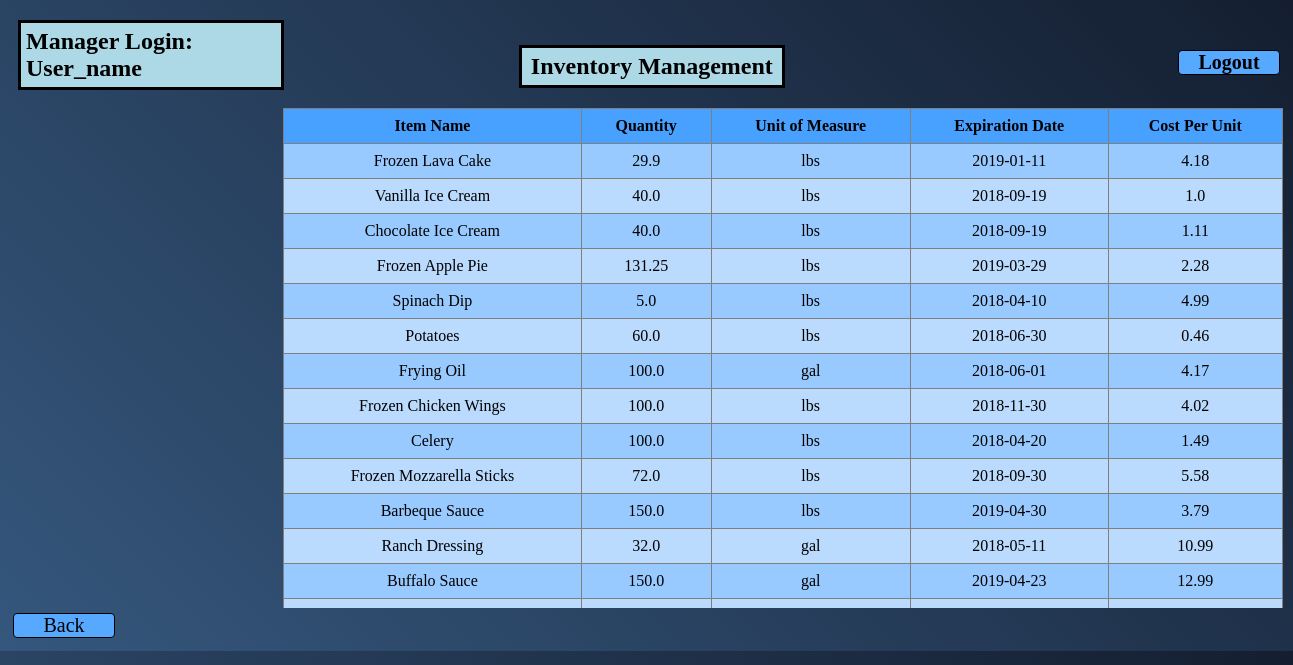
Screenshot of /inventoryPage with the database file from the repository.
### tables this page shows
CREATE TABLE inventory (
    itemName TEXT NOT NULL,
    quantity FLOAT NOT NULL,
    unitOfMeasure TEXT NOT NULL,
    expirationDate TEXT NOT NULL,
    costPerUnit FLOAT NOT NULL,
    expireFlag INTEGER NOT NULL
);

### thing.py (the view)
@app.route('/inventoryPage')
def inventoryPage():
   con = sql.connect("inventory.db")
   cursor = con.execute("SELECT itemName, quantity, unitOfMeasure, expirationDate, costPerUnit FROM inventory")
   return render_template("inventoryPage.html", rows = cursor.fetchall())

### templates/inventoryPage.html (shortened to what this page needs)
<!DOCTYPE html>
<html>
    <head>
    </head>
    <body>
        <div id="login_display">
                <h2><p class="headr">Manager Login: User_name</p>
                    <span><a href="{{url_for('mainmenu1')}}"id="logout2" class="returnBtn" style="float: right" > <span> Logout</span></a></span></h2>
                    <h2><p class="pageName">Inventory Management</p></h2>
        </div>
        <div id="tbl">
            <table border = 1>
                <thead>
                    <tr>
                        <th>Item Name</th>
                        <th>Quantity</th>
                        <th>Unit of Measure</th>
                        <th>Expiration Date</th>
                        <th>Cost Per Unit</th>
                    </tr>
                </thead>
                <tbody>
                    {% for row in rows %}
                    <tr>
                        <td>{{row[0]}}</td>
                        <td>{{row[1]}}</td>
                        <td>{{row[2]}}</td>
                        <td>{{row[3]}}</td>
                        <td>{{row[4]}}</td>
                    </tr>
                    {% endfor %}
                </tbody>
            </table>
        </div>
        <div id="home_page">
                <a href="{{url_for('inventorymenu1')}}" id="home" class="returnBtn" > <span> Back</span></a>
            </div>
    </body>
</html>

### templates/inventoryPage.html (style rules this page uses)
body { background: -webkit-linear-gradient(45deg, #35577D, #141E30); }
#logout2 { margin-top: -50px; }
.pageName { width: 250px; margin: 10px; margin-left: 40%; border: 3px solid black; padding-left: 5px; padding-right: 10px; padding: 5px; background-color: lightblue; text-align: center; margin-top: -65px; }
.headr { width: 250px; margin: 10px; border: 3px solid black; padding-left: 5px; padding-right: 10px; padding: 5px; background-color: lightblue; }
a:link, a:visited, a:active { color: black; text-decoration: none; }
table { border-collapse: collapse; width: 1000px; }
#tbl { float: left; overflow-y: auto; max-height: 500px; margin-right: 500px; margin-left: 275px; }
td { text-align: center; padding: 8px; padding-left: 15px; padding-right: 15px; }
th { text-align: center; padding: 8px; background-color: #48a0ff; padding-left: 15px; padding-right: 15px; }
tr:nth-child(even) { background-color: #bbdbfe; }
tr:nth-child(odd) { background-color: #99caff; }
.returnBtn { display: inline-table; border-radius: 4px; background-color: #57a8ff; text-align: center; width: 100px; font-size: 20px; transition: all 0.5s; cursor: pointer; margin: 5px; border: 1px solid black; }
.returnBtn span { cursor: pointer; display: inline-table; position: relative; transition: 0.5s; }
.returnBtn span:after { content: "\21a9"; position: absolute; opacity: 0; top: 0; left: -20px; transition: 0.5s; }

### rows the page displays
inventory: itemName "Frozen Lava Cake", quantity "29.9", unitOfMeasure "lbs", expirationDate "2019-01-11", costPerUnit "4.18"
inventory: itemName "Vanilla Ice Cream", quantity "40.0", unitOfMeasure "lbs", expirationDate "2018-09-19", costPerUnit "1.0"
inventory: itemName "Chocolate Ice Cream", quantity "40.0", unitOfMeasure "lbs", expirationDate "2018-09-19", costPerUnit "1.11"
inventory: itemName "Frozen Apple Pie", quantity "131.25", unitOfMeasure "lbs", expirationDate "2019-03-29", costPerUnit "2.28"
inventory: itemName "Spinach Dip", quantity "5.0", unitOfMeasure "lbs", expirationDate "2018-04-10", costPerUnit "4.99"
inventory: itemName "Potatoes", quantity "60.0", unitOfMeasure "lbs", expirationDate "2018-06-30", costPerUnit "0.46"
inventory: itemName "Frying Oil", quantity "100.0", unitOfMeasure "gal", expirationDate "2018-06-01", costPerUnit "4.17"
inventory: itemName "Frozen Chicken Wings", quantity "100.0", unitOfMeasure "lbs", expirationDate "2018-11-30", costPerUnit "4.02"
inventory: itemName "Celery", quantity "100.0", unitOfMeasure "lbs", expirationDate "2018-04-20", costPerUnit "1.49"
inventory: itemName "Frozen Mozzarella Sticks", quantity "72.0", unitOfMeasure "lbs", expirationDate "2018-09-30", costPerUnit "5.58"
inventory: itemName "Barbeque Sauce", quantity "150.0", unitOfMeasure "lbs", expirationDate "2019-04-30", costPerUnit "3.79"
inventory: itemName "Ranch Dressing", quantity "32.0", unitOfMeasure "gal", expirationDate "2018-05-11", costPerUnit "10.99"
inventory: itemName "Buffalo Sauce", quantity "150.0", unitOfMeasure "gal", expirationDate "2019-04-23", costPerUnit "12.99"
